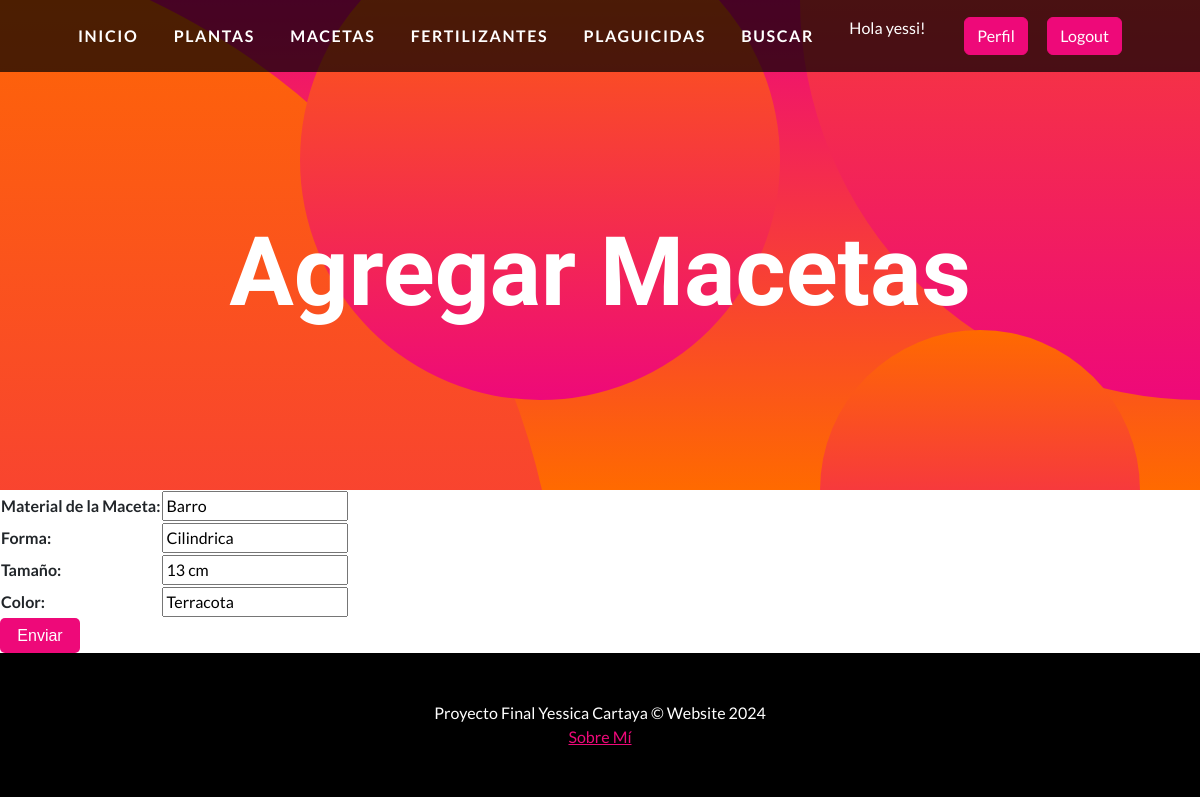
Page /aplicacion/macetas_actualizar/1 (signed in) on the committed database.
### aplicacion/models.py (models this page shows, shortened)
class Maceta(models.Model):
    material = models.CharField(max_length=50)
    forma = models.CharField(max_length=50)
    tamaño = models.CharField(max_length=50)
    color = models.CharField(max_length=50)

### aplicacion/views.py (the view)
# urls.py: path('macetas_actualizar/<id_maceta>', updateMacetas, name = "macetasActualizar"),
@login_required
def updateMacetas(request, id_maceta):
    maceta = Maceta.objects.get(id=id_maceta)
    if request.method == "POST":
        miForm = MacetaForm(request.POST)
        if miForm.is_valid():
            maceta.material = miForm.cleaned_data.get("material")
            maceta.forma = miForm.cleaned_data.get("forma")
            maceta.tamaño = miForm.cleaned_data.get("tamaño")
            maceta.color = miForm.cleaned_data.get("color")
            maceta.save()
            return redirect(reverse_lazy('macetas'))
    else:
        miForm = MacetaForm(initial={
            'material': maceta.material,
            'forma': maceta.forma,
            'tamaño': maceta.tamaño,
            'color': maceta.color,
        })
    return render(request, "aplicacion/macetasForm.html",{"form":miForm})

### aplicacion/forms.py
class MacetaForm(forms.Form):
    material = forms.CharField(max_length=50,required=True,label="Material de la Maceta")
    forma = forms.CharField(max_length=50,required=True,label="Forma")
    tamaño = forms.CharField(max_length=50,required=True,label="Tamaño")
    color = forms.CharField(max_length=50,required=True,label="Color")

### aplicacion/templates/aplicacion/macetasForm.html (shortened to what this page needs)
{% extends 'aplicacion/home.html' %}
{% block titulo %}
    <h1 class="masthead-heading mb-0">Agregar Macetas</h1>
{% endblock titulo %}
{% block contenido %}
<form action="" method="post">
    <table>
        {{form.as_table}}
    </table>
    <input type= "submit" value= "Enviar" style="height:35px; width:80px; font-family:'Arial',sans-serif;  border-radius:5px; border:none; color:white; background-color:#ee0979">
</form>
{% endblock contenido %}

### aplicacion/templates/aplicacion/home.html (shortened to what this page needs)
<!DOCTYPE html>
<html lang="en">
    <head>
        {% load static %}
        <link href="{% static 'css/styles.css' %}" rel="stylesheet" />
    </head>
    <body id="page-top">
        <nav class="navbar navbar-expand-lg navbar-dark navbar-custom fixed-top">
            <div class="container px-5">
                <a class="navbar-brand" href="{% url 'home' %}">Inicio</a>
                {% if user.is_authenticated %}
                    <a class="navbar-brand" href="{% url 'plantas' %}">Plantas</a>
                    <a class="navbar-brand" href="{% url 'macetas' %}">Macetas</a>
                    <a class="navbar-brand" href="{% url 'fertilizantes' %}">Fertilizantes</a>
                    <a class="navbar-brand" href="{% url 'plaguicidas' %}">Plaguicidas</a>
                    <a class="navbar-brand" href="{% url 'buscar' %}">Buscar</a>
                    <p style="color:white">Hola {{user.username}}!</p>
                    <a class="btn btn-primary" href="{% url 'editar_perfil' %}">Perfil</a>
                    <a class="btn btn-primary" href="{% url 'logout' %}">Logout</a>
                {% else %}
                    <a class="btn btn-primary" href="{% url 'login' %}">Login</a>
                    <a class="btn btn-success" href="{% url 'registro' %}">Registro</a>
                {% endif %}
            </div>
        </nav>
        <header class="masthead text-center text-white">
            <div class="masthead-content">
                <div class="container px-5">
                    {% block titulo %}{% endblock titulo %}
                </div>
            </div>
            <div class="bg-circle-1 bg-circle"></div>
            <div class="bg-circle-2 bg-circle"></div>
            <div class="bg-circle-3 bg-circle"></div>
            <div class="bg-circle-4 bg-circle"></div>
        </header>
        {% block contenido %}
        {% endblock contenido %}
        <footer class="py-5 bg-black">
            <div class="container px-5"><p class="m-0 text-center text-white big">Proyecto Final Yessica Cartaya &copy; Website 2024</p></div>
            <div class="container px-5"><p class="m-0 text-center text-white big"><a  style= text-align:center href ="{% url 'sobreMi' %}" >Sobre Mí</a></div>
        </footer>
    </body>
</html>

### rows in the picture
Maceta: material "Barro", forma "Cilindrica", tamaño "13 cm", color "Terracota"

### other values in the picture
{{ user.username }} "yessi"
